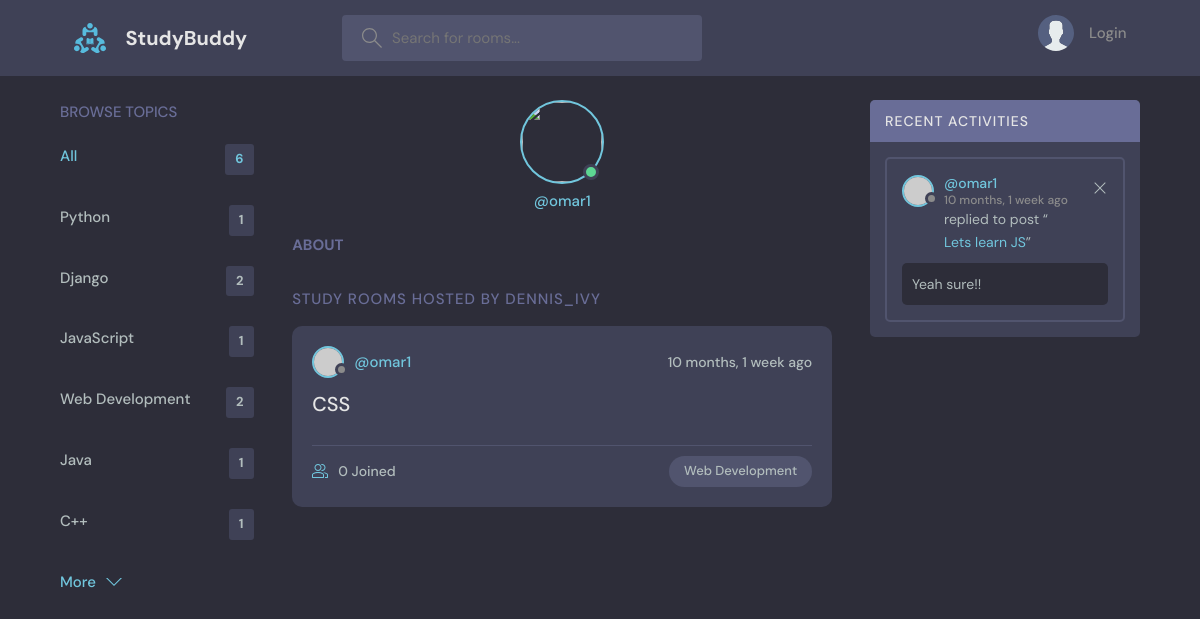
The page /profile/2 on the database its author committed.
### base_app/models.py (models this page shows, shortened)
class Topic(models.Model):
    name = models.CharField(max_length=200)

class Room(models.Model):       #OEM: id gets created automatically
    host = models.ForeignKey(User, on_delete=models.SET_NULL, null=True)
    topic = models.ForeignKey(Topic, on_delete=models.SET_NULL, null=True)
    name = models.CharField(max_length=200)
    description = models.TextField(null=True, blank=True)
    participants = models.ManyToManyField(User, related_name='participants', blank=True)    #OEM: See what is the role of related_name
    updated = models.DateTimeField(auto_now=True)
    created = models.DateTimeField(auto_now_add=True)   #field change only the first time##
    class Meta:
        ordering = ['-updated', '-created']     #This specifies the order in which the rows will appear (if we remove '-' it will be from the oldest to the newest)
    def __str__(self) -> str:
        return self.name

class Message(models.Model):
    user = models.ForeignKey(User, on_delete=models.CASCADE)
    room = models.ForeignKey(Room, on_delete=models.CASCADE)
    body = models.TextField()
    updated = models.DateTimeField(auto_now=True)
    created = models.DateTimeField(auto_now_add=True)   #field change only the first time
    class Meta:
        ordering = ['-updated', '-created']
    def __str__(self) -> str:
        return self.body[0:50]

### base_app/views.py (the view)
# urls.py: path('profile/<int:pk>', views.profilePage, name="user-profile"),
def profilePage(request, pk):
    user = User.objects.get(id=pk)
    rooms = user.room_set.all()
    room_messages = user.message_set.all()
    topics = Topic.objects.all()
    context = {'user': user, 'rooms': rooms, 'topics': topics, 'room_messages': room_messages}
    return render(request, 'base_app/profile.html', context)

### base_app/templates/base_app/profile.html (shortened to what this page needs)
{% extends 'main.html' %}
{% block content %}
<main class="profile-page layout layout--3">
  <div class="container">
    {% include 'base_app/topics_component.html' %}
    <div class="roomList">
      <div class="profile">
        <div class="profile__avatar">
          <div class="avatar avatar--large active">
            <img src="{{user.avatar.url}}" />
          </div>
        </div>
        <div class="profile__info">
          <p>@{{user.username}}</p>
        </div>
        <div class="profile__about">
          <h3>About</h3>
        </div>
      </div>
      <div class="roomList__header">
        <div>
          <h2>Study Rooms Hosted by dennis_ivy</a>
          </h2>
        </div>
      </div>
      {% include 'base_app/feed_component.html' %}
    </div>
    {% include 'base_app/activity_component.html' %}
  </div>
</main>
{% endblock content %}

### base_app/templates/base_app/topics_component.html
<div class="topics">
    <div class="topics__header">
    <h2>Browse Topics</h2>
    </div>
    <ul class="topics__list">
    <li>
        <a href="{% url 'home' %}" class="active">All <span>{{topics.count}}</span></a>
    </li>
    <li>
        {% for topic in topics %}
        <a href="{% url 'home' %}?q={{topic.name}}">{{ topic.name }}<span>{{topic.room_set.all.count}}</span></a>
        {% endfor %}
    </li>
    </ul>
    <a class="btn btn--link" href="{% url 'topics' %}">
    More
    <svg version="1.1" xmlns="http://www.w3.org/2000/svg" width="32" height="32" viewBox="0 0 32 32">
        <title>chevron-down</title>
        <path d="M16 21l-13-13h-3l16 16 16-16h-3l-13 13z"></path>
    </svg>
    </a>
</div>

### base_app/templates/base_app/feed_component.html (shortened to what this page needs)
{% for room in rooms %}
    <div class="roomListRoom">
    <div class="roomListRoom__header">
        <a href="{% url 'user-profile' room.host.id %}" class="roomListRoom__author">
            <div class="avatar avatar--small">
            <img src="https://randomuser.me/api/portraits/women/11.jpg" />
            </div>
            <span>@{{room.host.username}}</span>
        </a>
        <div class="roomListRoom__actions">
            <span>{{room.updated|timesince}} ago</span>
        </div>
    </div>
    <div class="roomListRoom__content">
        <a href="{% url 'room_name' room.id %}">{{room.name}}</a>
    </div>
    <div class="roomListRoom__meta">
    <a href="{% url 'room_name' room.id %}" class="roomListRoom__joined">
        {{room.participants.all.count}} Joined
    </a>
    <p class="roomListRoom__topic">{{room.topic.name}}</p>
    </div>
</div>
{% endfor %}

### base_app/templates/base_app/activity_component.html
<div class="activities">
    <div class="activities__header">
        <h2>Recent Activities</h2>
    </div>
    {% for msg in room_messages %}
    <div class="activities__box">
        <div class="activities__boxHeader roomListRoom__header">
        <a href="{% url 'user-profile' msg.user.id %}" class="roomListRoom__author">
            <div class="avatar avatar--small">
            <img src="https://randomuser.me/api/portraits/women/11.jpg" />
            </div>
            <p>
            @{{msg.user}}
            <span>{{msg.created|timesince}} ago</span>
            </p>
        </a>
        <div class="roomListRoom__actions">
            <a href="{% url 'delete-message' msg.id %}">
            <svg version="1.1" xmlns="http://www.w3.org/2000/svg" width="32" height="32" viewBox="0 0 32 32">
                <title>remove</title>
                <path
                d="M27.314 6.019l-1.333-1.333-9.98 9.981-9.981-9.981-1.333 1.333 9.981 9.981-9.981 9.98 1.333 1.333 9.981-9.98 9.98 9.98 1.333-1.333-9.98-9.98 9.98-9.981z"
                ></path>
            </svg>
            </a>
        </div>
        </div>
        <div class="activities__boxContent">
        <p>replied to post “<a href="{% url 'room_name' msg.room.id %}">{{ msg.room }}</a>”</p>
        <div class="activities__boxRoomContent">
            {{msg}}
        </div>
        </div>
    </div>
    {% endfor %}
</div>

### rows shown on the page
Topic: name "Python", room_set.all.count "1"
Topic: name "Django", room_set.all.count "2"
Topic: name "JavaScript", room_set.all.count "1"
Topic: name "Web Development", room_set.all.count "2"
Topic: name "Java", room_set.all.count "1"
Topic: name "C++", room_set.all.count "1"
Room: host.username "omar1", updated "10 months, 1 week", name "CSS", participants.all.count "0", topic.name "Web Development"
Message: user "omar1", created "10 months, 1 week", room "Lets learn JS", body "Yeah sure!!"

### other values the page prints
{{ topics.count }} "6"
{{ user.username }} "omar1"
